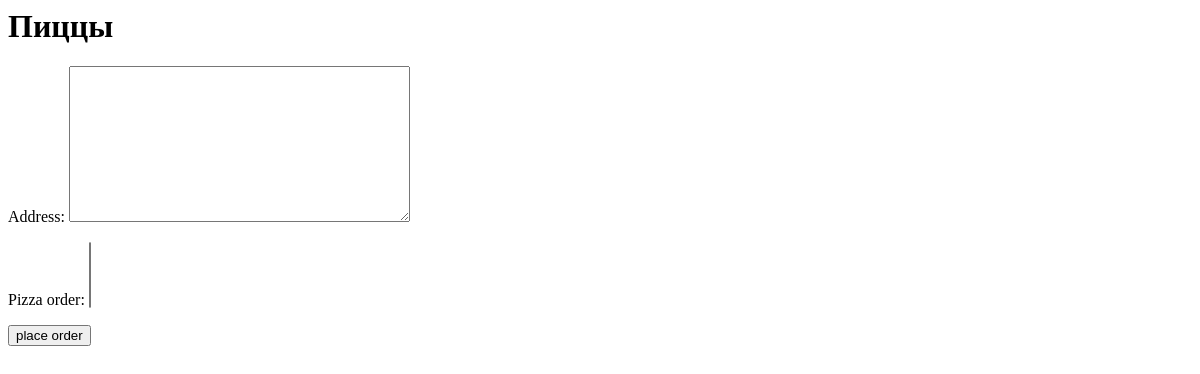
Before: /createmodelorder with the older database file.
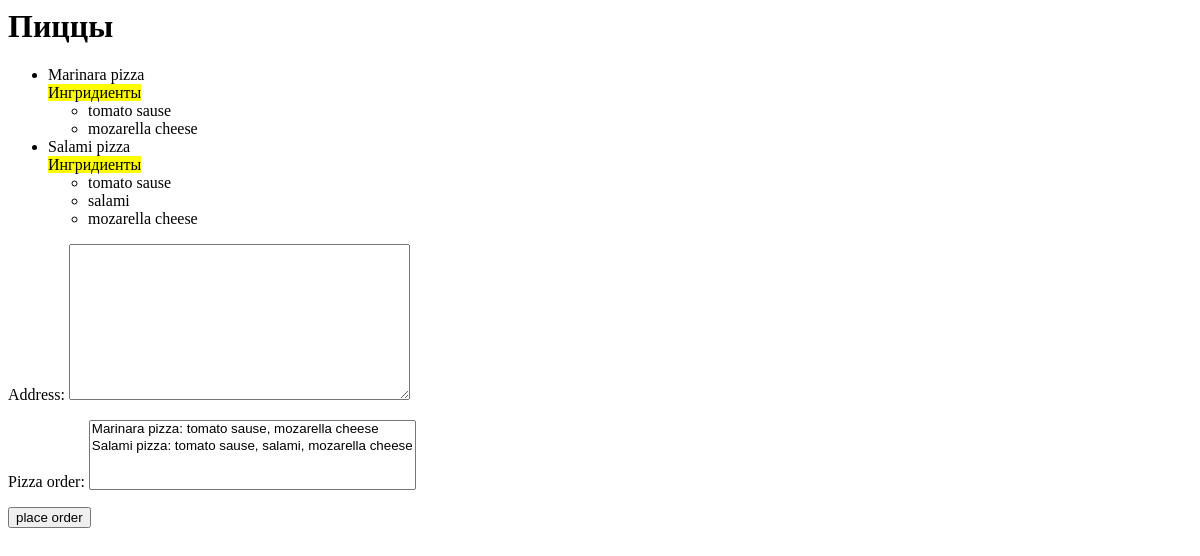
After: the same page with the newer database file.
### pizza/models.py (models this page shows, shortened)
class PizzaModel(models.Model):
    name = models.CharField(max_length=50)
    toppings = models.ManyToManyField(ToppingModel, verbose_name='toppings')
    class Meta:
        verbose_name = 'My pizza'
        verbose_name_plural = 'Pizza recipes'
    def __str__(self):
        return f'{self.name}: {", ".join([topping.name for topping in self.toppings.all()])}'

class ToppingModel(models.Model):
    name = models.CharField(max_length=50)
    class Meta:
        verbose_name = 'Toppings uwu'
        verbose_name_plural = 'Toppingssssssss'
    def __str__(self):
        return self.name

### order/views.py (the view)
# urls.py: path('createmodelorder', create_model_order, name='createmodelorder'),
def create_model_order(request, *args, **kwargs):
    pizzas = PizzaModel.objects.all()
    model_form = CreateOrderModelForm(request.POST or None)
    context = {
        'pizzas': pizzas,
        'modelform': model_form
    }
    return render(request, 'order/create_model_order.html', context)

### order/forms.py
class CreateOrderModelForm(forms.ModelForm):
    class Meta:
        model = OrderModel
        fields = ['address', 'pizza_order']

### templates/order/create_model_order.html (shortened to what this page needs)
<h1>Пиццы</h1>
<ul>
{% for p in pizzas %}
    <li>{{ p.name }}</li>
    <div>
        <mark>Ингридиенты</mark>
    </div>
    <ul>
        {% for ingridient in p.toppings.all %}
            <li>{{ ingridient }}</li>
        {% endfor %}
    </ul>
{% endfor %}
</ul>
<form action="" method="post">
    {{ modelform.as_p }}
    <input type="submit" value="place order">
</form>

Changed rows visible on the page:
added PizzaModel: name "Marinara pizza"
added ToppingModel: name "tomato sause"
added ToppingModel: name "mozarella cheese"
added PizzaModel: name "Salami pizza"
added ToppingModel: name "salami", shown under "Salami pizza"
Other visible differences:
form field pizza_order: (not shown) → "Marinara pizza: tomato sause, mozarella cheese / Salami pizza: tomato sause, salami, mozarella cheese"
